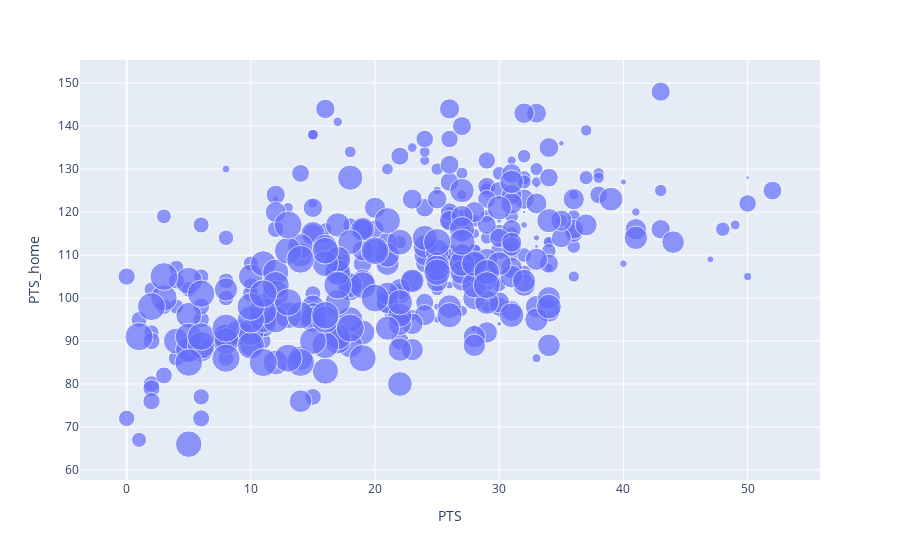

Notebook code cell kept with this figure:
### Markdown cell above
# correlation between Giannis stats and the team stats

### His weight on the team

### Code cell
Home= df[df['HOME_TEAM_ID']==1610612749]

import plotly.express as px
Home['colscatt'] = np.arange(len(Home))*0.05
fig = px.scatter(Home, x='PTS', y='PTS_home', size ='colscatt')  
fig.show()

### Figure 1 — Plotly figure (JSON) as saved in the notebook; plotly's stock layout.template omitted (floating-point values rounded to 4 significant figures; data arrays with more than 128 entries replaced by an {"elided": "..."} marker saying what was removed)
{"data": [{"hovertemplate": "PTS=%{x}<br>PTS_home=%{y}<br>colscatt=%{marker.size}<extra></extra>", "legendgroup": "", "marker": {"color": "#636efa", "size": {"elided": "377 float values"}, "sizemode": "area", "sizeref": 0.047, "symbol": "circle"}, "mode": "markers", "name": "", "orientation": "v", "showlegend": false, "type": "scatter", "x": {"elided": "377 int values"}, "xaxis": "x", "y": {"elided": "377 int values"}, "yaxis": "y"}], "layout": {"legend": {"itemsizing": "constant", "tracegroupgap": 0}, "margin": {"t": 60}, "xaxis": {"anchor": "y", "domain": [0, 1], "title": {"text": "PTS"}}, "yaxis": {"anchor": "x", "domain": [0, 1], "title": {"text": "PTS_home"}}}}
